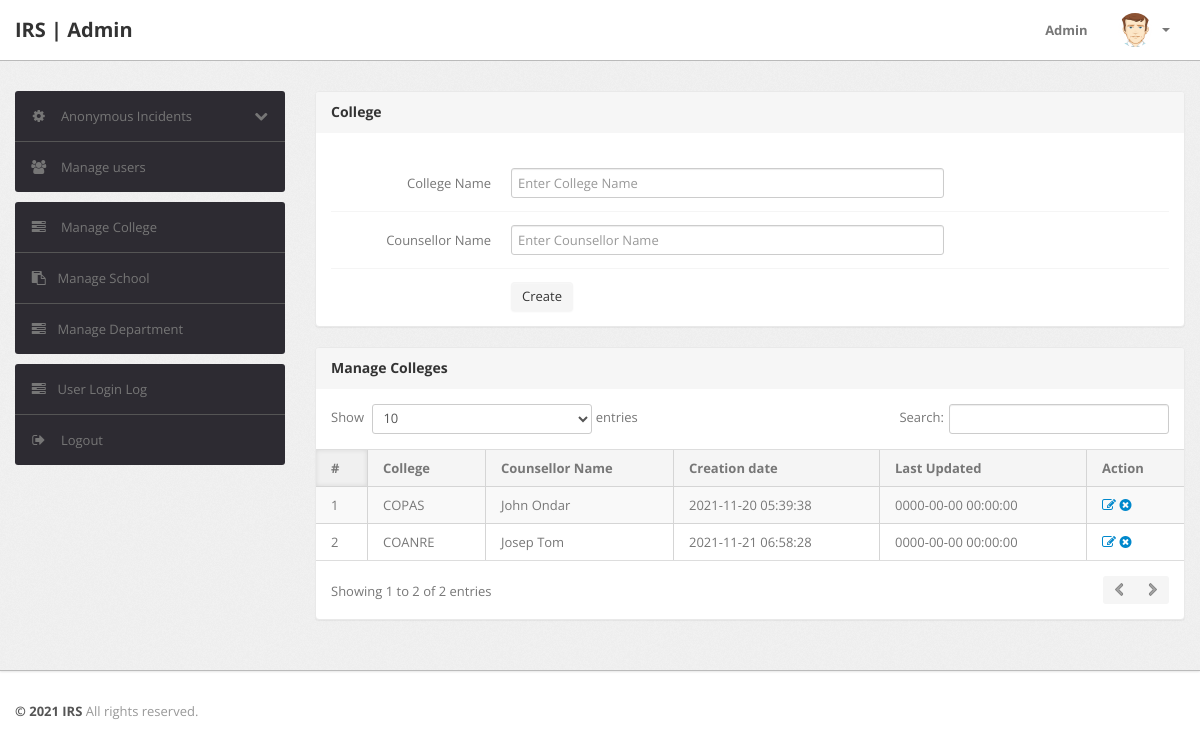
The app's page /admin/colleges.php (signed in) with its own data.
### tables this page shows
CREATE TABLE `colleges` (
  `id` int(11) NOT NULL,
  `college_name` varchar(255) NOT NULL,
  `counsellor_name` varchar(255) NOT NULL,
  `created_at` timestamp NOT NULL DEFAULT current_timestamp(),
  `updated_at` timestamp NOT NULL DEFAULT current_timestamp()
);

### admin/colleges.php (the view, shortened to what this page needs)
<?php
include('include/config.php');
if (strlen($_SESSION['alogin']) == 0) {
	header('location:index.php');
} else {
?>
	<!DOCTYPE html>
	<html lang="en">
	<head>
		<link type="text/css" href="bootstrap/css/bootstrap.min.css" rel="stylesheet">
		<link type="text/css" href="bootstrap/css/bootstrap-responsive.min.css" rel="stylesheet">
		<link type="text/css" href="css/theme.css" rel="stylesheet">
		<link type="text/css" href="images/icons/css/font-awesome.css" rel="stylesheet">
	</head>
	<body>
		<?php include('include/header.php'); ?>
		<div class="wrapper">
			<div class="container">
				<div class="row">
					<?php include('include/sidebar.php'); ?>
					<div class="span9">
						<div class="content">
							<div class="module">
								<div class="module-head">
									<h3>College</h3>
								</div>
								<div class="module-body">
									<br />
									<form class="form-horizontal row-fluid" name="Category" method="post">
										<div class="control-group">
											<label class="control-label" for="basicinput">College Name</label>
											<div class="controls">
												<input type="text" placeholder="Enter College Name" name="college_name" class="span8 tip" required>
											</div>
										</div>
										<div class="control-group">
											<label class="control-label" for="basicinput">Counsellor Name</label>
											<div class="controls">
												<input type="text" placeholder="Enter Counsellor Name" name="counsellor_name" class="span8 tip" required>
											</div>
										</div>
										<div class="control-group">
											<div class="controls">
												<button type="submit" name="submit" class="btn">Create</button>
											</div>
										</div>
									</form>
								</div>
							</div>
							<div class="module">
								<div class="module-head">
									<h3>Manage Colleges</h3>
								</div>
								<div class="module-body table">
									<table cellpadding="0" cellspacing="0" border="0" class="datatable-1 table table-bordered table-striped	 display" width="100%">
										<thead>
											<tr>
												<th>#</th>
												<th>College</th>
												<th>Counsellor Name</th>
												<th>Creation date</th>
												<th>Last Updated</th>
												<th>Action</th>
											</tr>
										</thead>
										<tbody>
											<?php $query = mysqli_query($bd, "select * from colleges");
											$cnt = 1;
											while ($row = mysqli_fetch_array($query)) {
											?>
												<tr>
													<td><?php echo htmlentities($cnt); ?></td>
													<td><?php echo htmlentities($row['college_name']); ?></td>
													<td><?php echo htmlentities($row['counsellor_name']); ?></td>
													<td> <?php echo htmlentities($row['created_at']); ?></td>
													<td><?php echo htmlentities($row['updated_at']); ?></td>
													<td>
														<a href="edit-college.php?id=<?php echo $row['id'] ?>"><i class="icon-edit"></i></a>
														<a href="colleges.php?id=<?php echo $row['id'] ?>&del=delete" onClick="return confirm('Are you sure you want to delete?')"><i class="icon-remove-sign"></i></a>
													</td>
												</tr>
											<?php $cnt = $cnt + 1;
											} ?>
									</table>
								</div>
							</div>
						</div>
					</div>
				</div>
			</div>
		</div>
		<?php include('include/footer.php'); ?>
	</body>
<?php } ?>

### records on screen
colleges: college_name "COPAS", counsellor_name "John Ondar", created_at "2021-11-20 05:39:38", updated_at "0000-00-00 00:00:00"
colleges: college_name "COANRE", counsellor_name "Josep Tom", created_at "2021-11-21 06:58:28", updated_at "0000-00-00 00:00:00"
